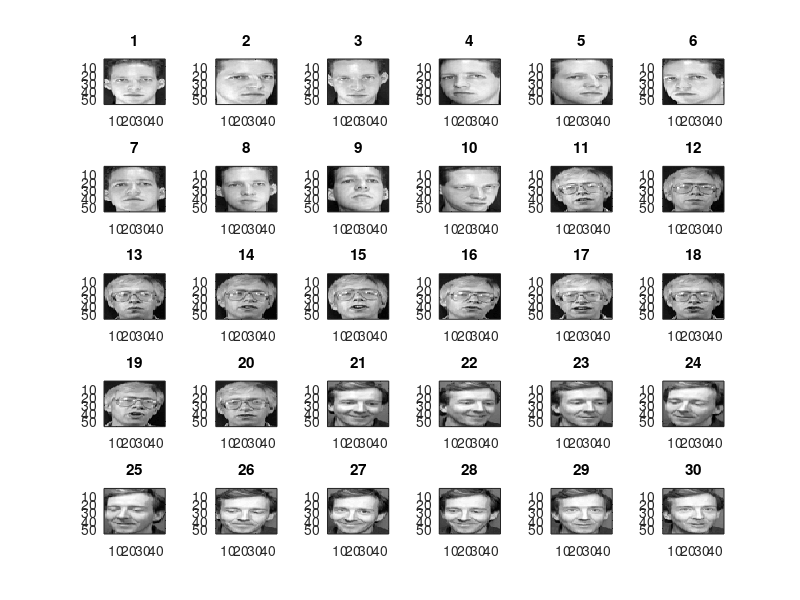
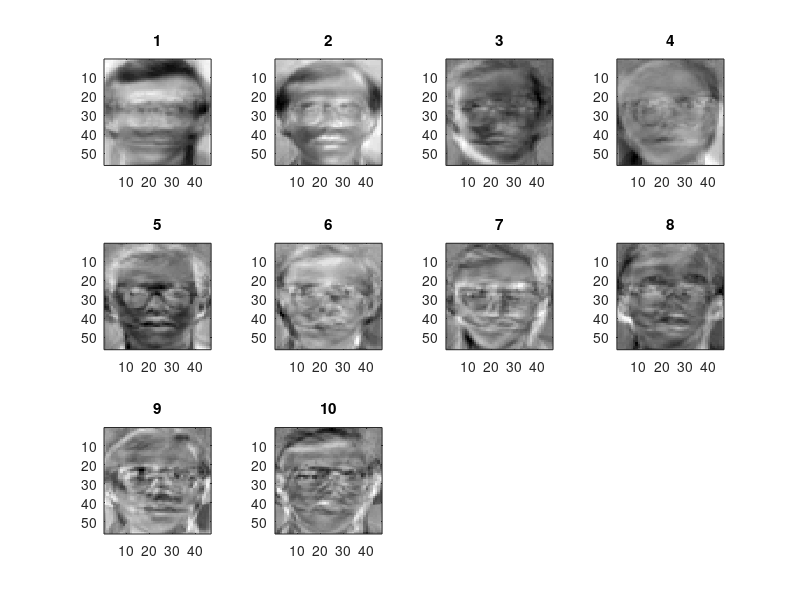

Here is the MATLAB script that generated these plots, in order: (Note: this script raises an error after producing the figures.)
clc;
clear;
close all;

load('yalefaces.mat'); 
load('FaceData_56_46.mat');

%imagesc(yalefaces(:,:,1))

% -- FRAGMENT Z WIKIPEDII --

% J = 30;
% [h,w,n] = size(yalefaces);
% d = h*w;
% % vectorize images
% x = reshape(yalefaces,[d n]);
% x = double(x);
% %subtract mean
% x=bsxfun(@minus, x, mean(x,2));
% % calculate covariance
% s = cov(x');
% % obtain eigenvalue & eigenvector
% [V,D] = eigs(s,J);
% eigval = diag(D);
% % sort eigenvalues in descending order
% eigval = eigval(end:-1:1);
% V = fliplr(V);
% % show 0th through 15th principal eigenvectors
% eig0 = reshape(mean(x,2), [h,w]);
% figure,subplot(6,6,1)
% imagesc(eig0)
% colormap gray
% for i = 1:J
% 	subplot(6,6,i+1)
% 	imagesc(reshape(V(:,i),h,w))
% end


% -- NASZ KOD --

Persons = 3;
ImagesPerPerson = 10;
J = 10;

Group = [];
M = [];
for p=(1:Persons)
    for i=(1:ImagesPerPerson)
        x = FaceData(p, i).Image;
        [irow, icol] = size(x);
        x = double(x);
        temp = reshape(x', irow * icol, 1);
        M = [M temp];
        Group = [Group p];
    end
end


%[eigenvectors, eigenvalues] = eigs(M*(M'), J);
%V = eigenvectors;


%subtract mean
x=bsxfun(@minus, M, mean(M,2));
% calculate covariance
s = cov(x');
% obtain eigenvalue & eigenvector
[V,D] = eigs(s,J);
Z = (x') * V;


figure; %oryginalne
nOfImages = Persons*ImagesPerPerson;
for i=(1:nOfImages)
    C = M(:,i);
    CC = reshape(C, [46, 56]);
    subplot(round(sqrt(nOfImages)), round(sqrt(nOfImages)) + 1, i);
    imagesc(CC');
    title(i)
    colormap gray;
end

figure; %eigenfaces
for i=(1:J)
    C = V(:,i);
    CC = reshape(C, [46, 56]);
    subplot(round(sqrt(J)), round(sqrt(J)) + 1, i);
    imagesc(CC');
    title(i)
    colormap gray;
end

id = (1:J);

kmeans_result = kmeans(Z', Persons);
groups = sortrows([id', kmeans_result], 2);

known_groups = [1 2 3 2 1 2 3 2 3 1];

confusionmat_result = confusionmat(known_groups, kmeans_result);

[acc_eigen, rand_index_eigen, match_eigen] = AccMeasure(known_groups, kmeans_result);

kmeans_result_original = kmeans(M', Persons);
[acc_orig, rand_index_orig, match_orig] = AccMeasure(Group, kmeans_result_original);

Class = knnclassify(V', M', Group);
